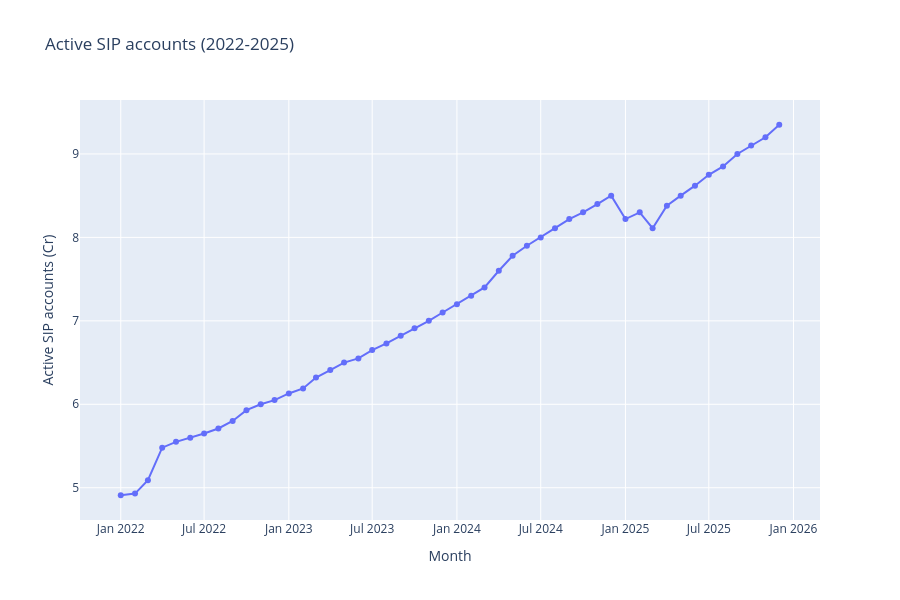

Notebook source saved alongside this figure:
### Code cell
fig = px.line(sip, x='month', y='active_sip_accounts_crore', markers=True, title='Active SIP accounts (2022-2025)', labels={'month':'Month','active_sip_accounts_crore':'Active SIP accounts (Cr)'})
fig.update_layout(height=600)
fig.show()
save_png(fig, 'active_sip_accounts')

### Figure 1 — Plotly figure (JSON) as saved in the notebook; plotly's stock layout.template omitted (floating-point values rounded to 4 significant figures)
{"data": [{"hovertemplate": "Month=%{x}<br>Active SIP accounts (Cr)=%{y}<extra></extra>", "legendgroup": "", "line": {"color": "#636efa", "dash": "solid"}, "marker": {"symbol": "circle"}, "mode": "lines+markers", "name": "", "orientation": "v", "showlegend": false, "type": "scatter", "x": ["2022-01-01T00:00:00", "2022-02-01T00:00:00", "2022-03-01T00:00:00", "2022-04-01T00:00:00", "2022-05-01T00:00:00", "2022-06-01T00:00:00", "2022-07-01T00:00:00", "2022-08-01T00:00:00", "2022-09-01T00:00:00", "2022-10-01T00:00:00", "2022-11-01T00:00:00", "2022-12-01T00:00:00", "2023-01-01T00:00:00", "2023-02-01T00:00:00", "2023-03-01T00:00:00", "2023-04-01T00:00:00", "2023-05-01T00:00:00", "2023-06-01T00:00:00", "2023-07-01T00:00:00", "2023-08-01T00:00:00", "2023-09-01T00:00:00", "2023-10-01T00:00:00", "2023-11-01T00:00:00", "2023-12-01T00:00:00", "2024-01-01T00:00:00", "2024-02-01T00:00:00", "2024-03-01T00:00:00", "2024-04-01T00:00:00", "2024-05-01T00:00:00", "2024-06-01T00:00:00", "2024-07-01T00:00:00", "2024-08-01T00:00:00", "2024-09-01T00:00:00", "2024-10-01T00:00:00", "2024-11-01T00:00:00", "2024-12-01T00:00:00", "2025-01-01T00:00:00", "2025-02-01T00:00:00", "2025-03-01T00:00:00", "2025-04-01T00:00:00", "2025-05-01T00:00:00", "2025-06-01T00:00:00", "2025-07-01T00:00:00", "2025-08-01T00:00:00", "2025-09-01T00:00:00", "2025-10-01T00:00:00", "2025-11-01T00:00:00", "2025-12-01T00:00:00"], "xaxis": "x", "y": [4.91, 4.93, 5.09, 5.48, 5.55, 5.6, 5.65, 5.71, 5.8, 5.93, 6.0, 6.05, 6.13, 6.19, 6.32, 6.41, 6.5, 6.55, 6.65, 6.73, 6.82, 6.91, 7.0, 7.1, 7.2, 7.3, 7.4, 7.6, 7.78, 7.9, 8.0, 8.11, 8.22, 8.3, 8.4, 8.5, 8.22, 8.3, 8.11, 8.38, 8.5, 8.62, 8.75, 8.85, 9.0, 9.1, 9.2, 9.35], "yaxis": "y"}], "layout": {"height": 600, "legend": {"tracegroupgap": 0}, "title": {"text": "Active SIP accounts (2022-2025)"}, "xaxis": {"anchor": "y", "domain": [0, 1], "title": {"text": "Month"}}, "yaxis": {"anchor": "x", "domain": [0, 1], "title": {"text": "Active SIP accounts (Cr)"}}}}
